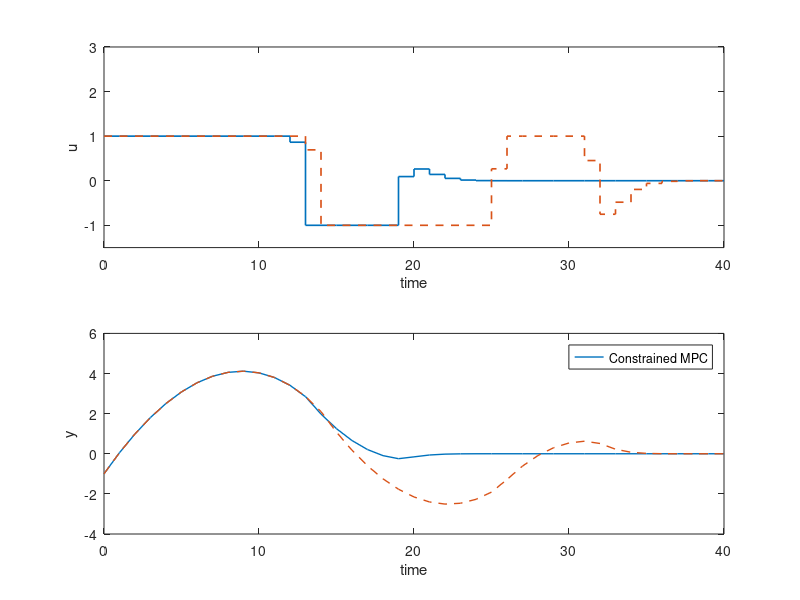

The MATLAB source for this figure:
%We run the code presented in:

%  https://it.mathworks.com/help/mpc/ug/solve-custom-mpc-quadratic-programming-problem-and-generate-code.html

%  explained in page 12 of the "Lecture notes" by Professor Mark Cannon's lecture notes for the Model Predictive 
%       Control class at University of Oxford

%  https://markcannon.github.io/assets/downloads/teaching/C21_Model_Predictive_Control/C21_MPC_Lecture_Notes.pdf 

clear all

A = [1.1 2; 0 0.95];
B = [0; 0.0787];
C = [-1 1];
D = 0;
Ts = 1;
sys = ss(A,B,C,D,Ts);
x0 = [0.5;-0.5]; % initial states at [0.5 -0.5]
Qy = 1;
R = 0.01;
Qb=C'*Qy*C; Nb=C'*Qy*D; Rb=D'*Qy*D+R;
K = -lqr(sys,Qb,Rb,Nb);

t=0:40;
lt=length(t);

x=x0;
Y_lqr=zeros(lt,1);
U_lqr=zeros(lt,1);
for i=1:lt
    Y_lqr(i)=C*x;
    u= K*x;
    u= max(-1,u); u=min(1,u);
    U_lqr(i,1)=u;
    x = A*x+B*u;        
end


Q = C'*C;
AA=(A+B*K)';
QQ=Q+K'*R*K;

Q_bar = dlyap(AA, QQ);

%----------------------------- formula (2.2) page 16
n=size(A,1);
m=size(B,2);
l=size(C,1);
N=16;  %---- Horizon
M=zeros(N*n,n);
for i=1:N; M((i-1)*n+1:i*n,:)=A^i; end

CONV=zeros(N*n,N*m);
for i=1:N; for j=1:i; CONV((i-1)*n+1:i*n,(j-1)*m+1:j*m)=(A^(i-j))*B; end;end

%----------------------------- formula at page 17
Q_hat=zeros(n*N,n*N);
for i=1:N-1; Q_hat((i-1)*n+1:i*n,(i-1)*n+1:i*n)=Q; end
Q_hat((N-1)*n+1:N*n,(N-1)*n+1:N*n)=Q_bar;
R_hat=zeros(l*N,l*N);
for i=1:N; R_hat((i-1)*l+1:i*l,(i-1)*l+1:i*l)=R; end
  
H = CONV'*Q_hat*CONV + R_hat;  %---- formula (2.4) page 17
F = CONV'*Q_hat*M;

H=(H+H')/2; %---------- to make the matrix symmetric

Ac = [eye(N);-eye(N)];  b0 = ones(2*N,1);  %---- formula (2.12) page 27

x = x0; 
Y_MPC=zeros(lt,1);U_MPC=zeros(lt,1);

counter=1;
for ct = 1:lt
    Y_MPC(ct,1)=C*x;
    u1 = quadprog(H,F*x,Ac,b0);   %--------------  By Mohan
    u = u1(1:m,1); 
    U_MPC(ct,1)=u;
    x = A*x+B*u;    
end

figure
subplot(2,1,1)
stairs(t,U_MPC(1:lt),'linewidth',1.2)
hold on
stairs(t,U_lqr(1:lt),'--','linewidth',1.2);
xlabel('time')
ylabel('u')
ylim([-1.5 3])
subplot(2,1,2)
plot(t,Y_MPC(1:lt),'linewidth',1)
hold on
plot(t, Y_lqr(1:lt),'--','linewidth',1)
xlabel('time')
ylabel('y')
ylim([-4 6])
legend('Constrained MPC')

